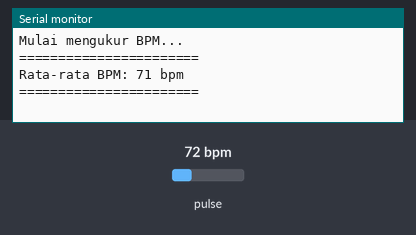
Recording of a sketch running on a simulated Arduino Uno, built with avr-gcc and run on an emulated ATmega328P. Shown: the last lines printed to the serial monitor. Inputs (shaded band) come from the test bench; at power-on: pulse 72 bpm.

Above: at 1.2 s.
1.3 s: pulse set to 42 bpm
At 2.7 s:
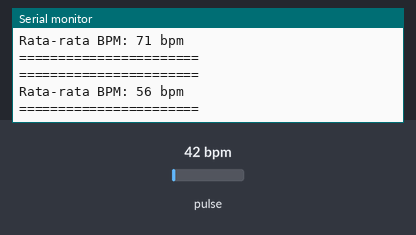
2.8 s: pulse set to 70 bpm
At 4.7 s:
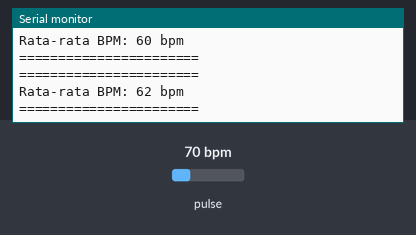
Timing chart, 0 to 6.2 s (numbered marks = the images above; inputs shaded):
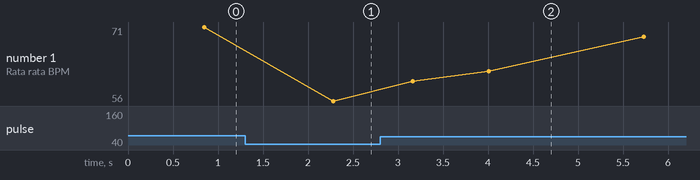

The sketch:

max30102.ino
```cpp
#include <Wire.h>
#include "MAX30105.h"
#include "heartRate.h" // Pastikan Anda sudah meng-install library ini

MAX30105 particleSensor;

// --- Konfigurasi Rata-rata BPM ---
const byte RATE_SIZE = 4; // Ambil rata-rata dari 4 detak terakhir
byte rates[RATE_SIZE];
byte rateSpot = 0;
long lastBeat = 0;

float beatsPerMinute;
int beatAvg;
int bpmTercetakTerakhir = 0; // Penyimpan nilai BPM terakhir yang dicetak
byte beatCount = 0;

// --- Konfigurasi Timer & Mode ---
unsigned long lastPrintTime = 0;
long printInterval = 40; // Sampling rate 25 Hz (40 ms)

void setup()
{
  Serial.begin(115200);
  Serial.println("Inisialisasi Sensor MAX30102...");

  if (!particleSensor.begin(Wire, I2C_SPEED_FAST))
  {
    Serial.println("MAX30102 tidak ditemukan. Periksa kabel/power.");
    while (1);
  }

  Serial.println("Letakkan jari telunjuk Anda di sensor dengan stabil.");

  particleSensor.setup();
  particleSensor.setPulseAmplitudeRed(0x0A); // Sesuaikan jika perlu
  particleSensor.setPulseAmplitudeGreen(0);

  Serial.println("Mulai mengukur BPM...");
}

void loop()
{
  long irValue = particleSensor.getIR();

  // --- Logika Deteksi Detak Jantung ---
  if (checkForBeat(irValue) == true)
  {
    long delta = millis() - lastBeat;
    lastBeat = millis();

    beatsPerMinute = 60000.0 / delta; // Rumus BPM

    // Filter data BPM yang valid (40-255 bpm)
    if (beatsPerMinute < 255 && beatsPerMinute > 40)
    {
      // Masukkan data baru ke array rata-rata
      rates[rateSpot++] = (byte)beatsPerMinute;
      rateSpot %= RATE_SIZE;

      // Tambah counter data valid, maks sejumlah RATE_SIZE
      if (beatCount < RATE_SIZE) beatCount++;

      // Hitung nilai rata-rata baru
      beatAvg = 0;
      for (byte x = 0 ; x < RATE_SIZE ; x++)
        beatAvg += rates[x];

      if (beatCount > 0) beatAvg /= beatCount;
    }
  }

  // --- Logika Pencetakan (Timer) ---
  unsigned long currentTime = millis();

  if (currentTime - lastPrintTime >= printInterval)
  {
    lastPrintTime = currentTime; // Reset timer

    // KASUS 1: Jari tidak terdeteksi
    if (irValue < 50000) // Nilai threshold, sesuaikan jika perlu
    {
      Serial.println("Jari tidak terdeteksi. Letakkan jari pada sensor.");

      // Reset semua variabel ke kondisi awal
      beatAvg = 0;
      bpmTercetakTerakhir = 0; // RESET
      beatCount = 0;
      for (byte x = 0 ; x < RATE_SIZE ; x++) rates[x] = 0;
    }
    // KASUS 2: Data stabil, siap dicetak
    else
    {
      // --- LOGIKA PINTAR: HANYA CETAK JIKA NILAI BERUBAH ---
      if (beatAvg != bpmTercetakTerakhir)
      {
        Serial.print("=======================\n");
        Serial.print("Rata-rata BPM: ");
        Serial.print(beatAvg);
        Serial.println(" bpm");
        Serial.println("=======================");

        // Simpan nilai yang baru dicetak
        bpmTercetakTerakhir = beatAvg;
      }
    }
  }
}
```

Measured:
- after the input at 1.3 s, the serial monitor: prints a new line after 0.98 s (image 1)
- after the input at 2.8 s, the serial monitor: prints a new line after 0.36 s (image 2)
- plotted number 1: 71 → 56 after the input at 1.3 s, 56 → 69 after the input at 2.8 s
